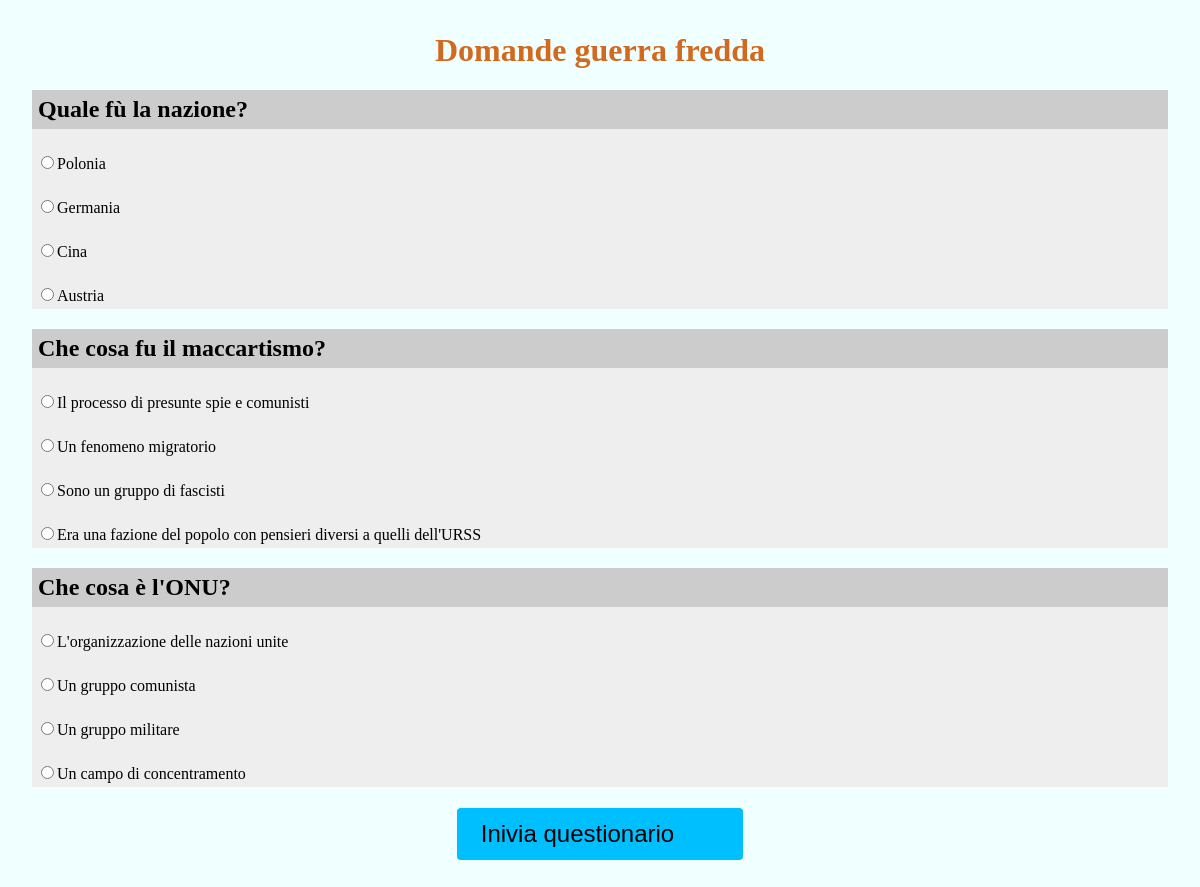
Screenshot of /WebContent/questionario_svolgi_form.php?id=5 (signed in) with the database file from the repository.
### tables this page shows
CREATE TABLE `questionari` (
  `ID` int(4) NOT NULL,
  `Nome` char(30) NOT NULL,
  `FK_Materia` char(30) NOT NULL
);

CREATE TABLE `domande` (
  `ID_domanda` int(4) NOT NULL,
  `Testo_domanda` char(200) NOT NULL,
  `FK_Materia` char(30) DEFAULT NULL
);

CREATE TABLE `risposte` (
  `ID_risposta` int(5) NOT NULL,
  `Testo_risposta` char(255) NOT NULL,
  `Punteggio` decimal(2,1) NOT NULL,
  `FK_domanda` int(4) DEFAULT NULL
);

### WebContent/questionario_svolgi_form.php (the view, shortened to what this page needs)
<!DOCTYPE html>
<html lang="it">
<head>
    <link rel="stylesheet" type="text/css" href="stili.css">
</head>
<body>
<form action="questionario_svolgi_azione.php" method="post">
    <?php
    if(!isset($_GET['id'])){
        echo '<script language="javascript">';
        echo 'alert("Id non è stato inserito");';
        echo 'window.location.href = "index.php";';
        echo '</script>';
    } else {
        $ID=$_GET['id'];
        $conn = connessione();
        $sql="SELECT * FROM questionari WHERE ID = $ID";
        $result = mysqli_query($conn, $sql);
        if ($result && mysqli_num_rows($result) > 0) {
            while($row = mysqli_fetch_assoc($result)) {
                echo "<H1 align=center style='color: chocolate'>${row['Nome']}</H1>";
            }
        } else {
            echo '<script language="javascript">';
            echo 'alert("Id non è stato inserito");';
            echo 'window.location.href = "index.php";';
            echo '</script>';
        }
        $sqlDomande="SELECT domande.* FROM domande,domande_questionari,questionari
            WHERE domande.ID_domanda=domande_questionari.FK_domanda and domande_questionari.FK_questionario=questionari.ID
            and questionari.id='$ID'";
        $resultDomande = mysqli_query($conn, $sqlDomande);
        if (mysqli_num_rows($resultDomande) > 0) {
            while($row = mysqli_fetch_assoc($resultDomande)) {
                echo "<div class='domanda'>\n";
                echo"<h2>${row['Testo_domanda']}</h2>\n";
                $sqlRisposte="SELECT Testo_risposta, ID_risposta FROM risposte WHERE risposte.FK_domanda=${row['ID_domanda']}";
                $id=$row['ID_domanda'];
                $resultRisposte = mysqli_query($conn, $sqlRisposte);
                if (mysqli_num_rows($resultRisposte) > 0) {
                    while($row = mysqli_fetch_assoc($resultRisposte)) {
                        echo "<p><input type='radio' name=$id value=${row['ID_risposta']}><label>${row['Testo_risposta']}"; echo "</label></p>\n";
                    }
                } else {
                    echo "0 results";
                }
                echo "</div>\n";
            }
        } else {
            echo "0 results";
        }
        echo '<p><button><span> Inivia questionario </span></button></p>';
    }
    ?>
</form>
</body>
</html>

### WebContent/stili.css (style rules this page uses)
* { box-sizing: border-box; }
body { padding:0; margin:0; text-align: center; background-color: azure; }
button { border-radius: 4px; background-color: deepskyblue; border: none; color: black; text-align: center; font-size: 1.5em; padding: 0.5em 1em; transition: all 0.5s; cursor: pointer; margin: 5px; }
button span { padding-right: 25px; transition: 0.5s; }
button span:after { content: '\00bb'; padding-left:0px; opacity: 0; transition: 0.5s; }
div.domanda { background: #eeeeee ; padding: 0; text-align: left; }
div.domanda > * { padding:0.25em; }
div.domanda > h2 { background: #cccccc; }

### WebContent/questionario_svolgi_form.php (style rules this page uses)
form { margin: 2em }

### rows the page displays
questionari: Nome "Domande guerra fredda"
domande: Testo_domanda "Quale fù la nazione?"
risposte: Testo_risposta "Polonia"
risposte: Testo_risposta "Germania"
risposte: Testo_risposta "Cina"
risposte: Testo_risposta "Austria"
domande: Testo_domanda "Che cosa fu il maccartismo?"
risposte: Testo_risposta "Il processo di presunte spie e comunisti"
risposte: Testo_risposta "Un fenomeno migratorio"
risposte: Testo_risposta "Sono un gruppo di fascisti"
risposte: Testo_risposta "Era una fazione del popolo con pensieri diversi a quelli dell'URSS"
domande: Testo_domanda "Che cosa è l'ONU?"
risposte: Testo_risposta "L'organizzazione delle nazioni unite"
risposte: Testo_risposta "Un gruppo comunista"
risposte: Testo_risposta "Un gruppo militare"
risposte: Testo_risposta "Un campo di concentramento"
